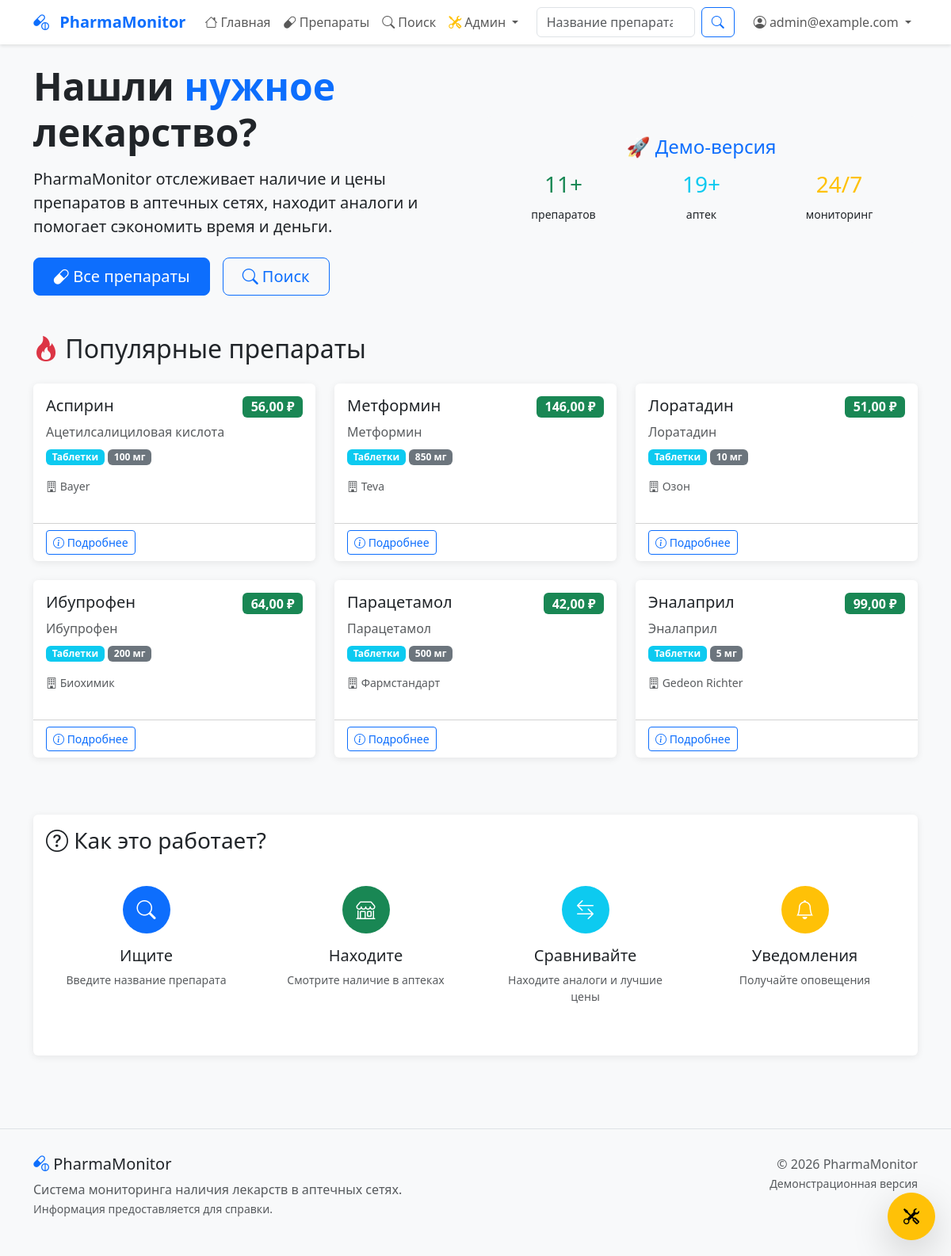
The app's page / (signed in) with its own data.
### drugs/models.py (models this page shows, shortened)
class CustomUser(AbstractBaseUser, PermissionsMixin):
    email = models.EmailField("Электронная почта", unique=True)
    username = models.CharField("Имя пользователя", max_length=150, unique=True, blank=True, null=True)
    first_name = models.CharField("Имя", max_length=150, blank=True)
    last_name = models.CharField("Фамилия", max_length=150, blank=True)
    is_staff = models.BooleanField("Сотрудник", default=False)
    is_active = models.BooleanField("Активен", default=True)
    date_joined = models.DateTimeField("Дата регистрации", auto_now_add=True)
    email_notifications = models.BooleanField("Email уведомления", default=True)
    objects = CustomUserManager()
    USERNAME_FIELD = 'email'
    REQUIRED_FIELDS = ['username']  # Важно: добавьте username сюда
    class Meta:
        verbose_name = "Пользователь"
        verbose_name_plural = "Пользователи"
        db_table = 'custom_user'  # Явно указываем имя таблицы
    def get_full_name(self):
        full_name = f"{self.first_name} {self.last_name}".strip()
        return full_name if full_name else self.email

class Drug(models.Model):
    mnn = models.CharField("МНН (Международное название)", max_length=255)
    trade_name = models.CharField("Торговое название", max_length=255)
    form = models.CharField("Форма выпуска", max_length=100)
    dosage = models.CharField("Дозировка", max_length=100)
    manufacturer = models.CharField("Производитель", max_length=255)
    atx_code = models.CharField("АТХ код", max_length=20, blank=True, null=True)
    description = models.TextField("Описание", blank=True, null=True)
    created_at = models.DateTimeField("Дата добавления", auto_now_add=True)
    updated_at = models.DateTimeField("Дата обновления", auto_now=True)
    class Meta:
        verbose_name = "Препарат"
        verbose_name_plural = "Препараты"
        ordering = ['trade_name']

### drugs/views.py (the view)
# urls.py: path('', views.home, name='home'),
def home(request):
    featured_drugs = Drug.objects.annotate(
        min_price=Min('availability__price'),
        pharmacy_count=Count('availability', distinct=True)
    ).filter(
        availability__is_available=True
    ).order_by('?')[:6]  # Случайные 6 препаратов
    total_drugs = Drug.objects.count()
    pharmacies_count = Pharmacy.objects.count()
    return render(request, 'drugs/home.html', {
        'featured_drugs': featured_drugs,
        'total_drugs': total_drugs,
        'pharmacies_count': pharmacies_count,
    })

### drugs/templates/drugs/home.html (shortened to what this page needs)
{% extends 'base.html' %}
{% block content %}
<div class="row align-items-center mb-5">
    <div class="col-lg-6">
        <h1 class="display-5 fw-bold mb-3">
            Нашли <span class="text-primary">нужное</span> лекарство?
        </h1>
        <p class="lead mb-4">
            PharmaMonitor отслеживает наличие и цены препаратов в аптечных сетях,
            находит аналоги и помогает сэкономить время и деньги.
        </p>
        <div class="d-grid gap-2 d-md-flex">
            <a href="{% url 'drugs:drug_list' %}" class="btn btn-primary btn-lg px-4 me-md-2">
                <i class="bi bi-capsule"></i> Все препараты
            </a>
            <a href="{% url 'drugs:drug_search' %}" class="btn btn-outline-primary btn-lg px-4">
                <i class="bi bi-search"></i> Поиск
            </a>
        </div>
    </div>
    <div class="col-lg-6 text-center">
        <div class="p-4 bg-light rounded-3">
            <h4 class="text-primary mb-3">🚀 Демо-версия</h4>
            <div class="row text-center">
                <div class="col-4">
                    <h3 class="text-success">{{ total_drugs|default:"3" }}+</h3>
                    <small>препаратов</small>
                </div>
                <div class="col-4">
                    <h3 class="text-info">{{ pharmacies_count|default:"5" }}+</h3>
                    <small>аптек</small>
                </div>
                <div class="col-4">
                    <h3 class="text-warning">24/7</h3>
                    <small>мониторинг</small>
                </div>
            </div>
        </div>
    </div>
</div>
<div class="mb-5">
    <h2 class="mb-4"><i class="bi bi-fire text-danger"></i> Популярные препараты</h2>
    <div class="row">
        {% for drug in featured_drugs %}
        <div class="col-md-4 mb-4">
            <div class="card h-100">
                <div class="card-body">
                    <div class="d-flex justify-content-between align-items-start mb-2">
                        <h5 class="card-title">{{ drug.trade_name }}</h5>
                        {% if drug.min_price %}
                        <span class="badge bg-success fs-6">{{ drug.min_price|floatformat:2 }} ₽</span>
                        {% else %}
                        <span class="badge bg-secondary fs-6">Нет в наличии</span>
                        {% endif %}
                    </div>
                    <h6 class="card-subtitle mb-2 text-muted">{{ drug.mnn }}</h6>
                    <div class="mb-3">
                        <span class="badge bg-info">{{ drug.form }}</span>
                        <span class="badge bg-secondary">{{ drug.dosage }}</span>
                    </div>
                    <p class="card-text text-muted small">
                        <i class="bi bi-building"></i> {{ drug.manufacturer }}
                    </p>
                </div>
                <div class="card-footer bg-transparent">
                    <a href="{% url 'drugs:drug_detail' drug.id %}" class="btn btn-outline-primary btn-sm">
                        <i class="bi bi-info-circle"></i> Подробнее
                    </a>
                </div>
            </div>
        </div>
        {% endfor %}
    </div>
</div>
<div class="card">
    <div class="card-body">
        <h3 class="card-title mb-4"><i class="bi bi-question-circle"></i> Как это работает?</h3>
        <div class="row text-center">
            <div class="col-md-3 mb-3">
                <div class="p-3">
                    <div class="bg-primary text-white rounded-circle d-inline-flex align-items-center justify-content-center mb-3"
                         style="width: 60px; height: 60px;">
                        <i class="bi bi-search fs-4"></i>
                    </div>
                    <h5>Ищите</h5>
                    <p class="text-muted small">Введите название препарата</p>
                </div>
            </div>
            <div class="col-md-3 mb-3">
                <div class="p-3">
                    <div class="bg-success text-white rounded-circle d-inline-flex align-items-center justify-content-center mb-3"
                         style="width: 60px; height: 60px;">
                        <i class="bi bi-shop fs-4"></i>
                    </div>
                    <h5>Находите</h5>
                    <p class="text-muted small">Смотрите наличие в аптеках</p>
                </div>
            </div>
            <div class="col-md-3 mb-3">
                <div class="p-3">
                    <div class="bg-info text-white rounded-circle d-inline-flex align-items-center justify-content-center mb-3"
                         style="width: 60px; height: 60px;">
                        <i class="bi bi-arrow-left-right fs-4"></i>
                    </div>
                    <h5>Сравнивайте</h5>
                    <p class="text-muted small">Находите аналоги и лучшие цены</p>
                </div>
            </div>
            <div class="col-md-3 mb-3">
                <div class="p-3">
                    <div class="bg-warning text-white rounded-circle d-inline-flex align-items-center justify-content-center mb-3"
                         style="width: 60px; height: 60px;">
                        <i class="bi bi-bell fs-4"></i>
                    </div>
                    <h5>Уведомления</h5>
                    <p class="text-muted small">Получайте оповещения</p>
                </div>
            </div>
        </div>
    </div>
</div>
{% endblock %}

### templates/base.html (shortened to what this page needs)
<!DOCTYPE html>
<html lang="ru">
<head>
    <link href="https://cdn.jsdelivr.net/npm/bootstrap@5.3.0/dist/css/bootstrap.min.css" rel="stylesheet">
    <link rel="stylesheet" href="https://cdn.jsdelivr.net/npm/bootstrap-icons@1.10.0/font/bootstrap-icons.css">
</head>
<body>
    <nav class="navbar navbar-expand-lg navbar-light bg-white navbar-shadow">
        <div class="container">
            <a class="navbar-brand text-primary" href="{% url 'home' %}">
                <i class="bi bi-capsule-pill me-2"></i>
                <strong>PharmaMonitor</strong>
            </a>
            <div class="collapse navbar-collapse" id="navbarNav">
                <ul class="navbar-nav me-auto">
                    <li class="nav-item">
                        <a class="nav-link" href="{% url 'home' %}">
                            <i class="bi bi-house"></i> Главная
                        </a>
                    </li>
                    <li class="nav-item">
                        <a class="nav-link" href="{% url 'drugs:drug_list' %}">
                            <i class="bi bi-capsule"></i> Препараты
                        </a>
                    </li>
                    <li class="nav-item">
                        <a class="nav-link" href="{% url 'drugs:drug_search' %}">
                            <i class="bi bi-search"></i> Поиск
                        </a>
                    </li>
                    {% if user.is_staff %}
                    <li class="nav-item dropdown">
                        <a class="nav-link dropdown-toggle" href="#" id="adminDropdown" role="button"
                           data-bs-toggle="dropdown" aria-expanded="false">
                            <i class="bi bi-tools text-warning"></i> Админ
                        </a>
                    </li>
                    {% endif %}
                </ul>
                <form class="d-flex me-3" method="get" action="{% url 'drugs:drug_search' %}">
                    <input class="form-control me-2" type="search" name="q"
                           placeholder="Название препарата..." style="width: 200px;">
                    <button class="btn btn-outline-primary" type="submit">
                        <i class="bi bi-search"></i>
                    </button>
                </form>
                <ul class="navbar-nav">
                    {% if user.is_authenticated %}
                        <li class="nav-item dropdown">
                            <a class="nav-link dropdown-toggle" href="#" id="userDropdown" role="button" data-bs-toggle="dropdown">
                                <i class="bi bi-person-circle"></i> {{ user.get_full_name|default:user.email }}
                            </a>
                        </li>
                    {% endif %}
                </ul>
            </div>
        </div>
    </nav>
    <main class="container py-4">
        {% block content %}{% endblock %}
    </main>
    {% if user.is_staff and request.path == '/' %}
    <div class="admin-tools">
        <div class="dropdown">
            <button class="btn btn-warning btn-lg rounded-circle shadow-lg"
                    type="button" data-bs-toggle="dropdown"
                    aria-expanded="false" style="width: 60px; height: 60px;">
                <i class="bi bi-tools fs-5"></i>
            </button>
        </div>
    </div>
    {% endif %}
    <footer class="mt-5">
        <div class="container">
            <div class="row">
                <div class="col-md-6">
                    <h5><i class="bi bi-capsule-pill text-primary"></i> PharmaMonitor</h5>
                    <p class="text-muted">
                        Система мониторинга наличия лекарств в аптечных сетях.<br>
                        <small>Информация предоставляется для справки.</small>
                    </p>
                </div>
                <div class="col-md-6 text-md-end">
                    <p class="mb-0 text-muted">
                        &copy; {% now "Y" %} PharmaMonitor<br>
                        <small>Демонстрационная версия</small>
                    </p>
                </div>
            </div>
        </div>
    </footer>
</body>
</html>

### templates/base.html (style rules this page uses)
body { font-family: 'Segoe UI', system-ui, -apple-system, sans-serif; background-color: #f8f9fa; }
.navbar-brand { font-weight: 600; }
.card { border: none; box-shadow: 0 2px 10px rgba(0,0,0,0.08); transition: transform 0.2s; margin-bottom: 20px; }
footer { margin-top: 3rem; padding: 2rem 0; background-color: #f8f9fa; border-top: 1px solid #dee2e6; }
.navbar { box-shadow: 0 2px 4px rgba(0,0,0,0.1); }
.admin-tools { position: fixed; bottom: 20px; right: 20px; z-index: 1000; }

### records on screen
CustomUser: get_full_name "admin@example.com"
Drug: trade_name "Аспирин", min_price "56,00", mnn "Ацетилсалициловая кислота", form "Таблетки", dosage "100 мг", manufacturer "Bayer"
Drug: trade_name "Метформин", min_price "146,00", mnn "Метформин", form "Таблетки", dosage "850 мг", manufacturer "Teva"
Drug: trade_name "Лоратадин", min_price "51,00", mnn "Лоратадин", form "Таблетки", dosage "10 мг", manufacturer "Озон"
Drug: trade_name "Ибупрофен", min_price "64,00", mnn "Ибупрофен", form "Таблетки", dosage "200 мг", manufacturer "Биохимик"
Drug: trade_name "Парацетамол", min_price "42,00", mnn "Парацетамол", form "Таблетки", dosage "500 мг", manufacturer "Фармстандарт"
Drug: trade_name "Эналаприл", min_price "99,00", mnn "Эналаприл", form "Таблетки", dosage "5 мг", manufacturer "Gedeon Richter"

### other values on screen
{{ total_drugs|default:"3" }} "11"
{{ pharmacies_count|default:"5" }} "19"
